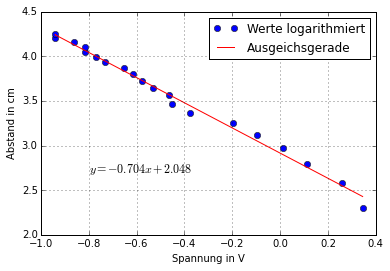

This chart was generated by the following Python code:
import os
import matplotlib.pyplot as plt
import numpy as np

path = os.getcwd()

for file in os.listdir(path):
    if "Xv1_data" in file:
        tmp = np.genfromtxt(file,delimiter=",") 
        y = tmp[:,0] #y-Achse = abstand in cm
        x = tmp[:,1] #x-Achse = Spannung in V

xl = []
yl = []

for current in x:
    xl.append(np.log(current))
    
for current in y:
    yl.append(np.log(current))

xlnp = np.array(xl)
A = np.vstack([xlnp, np.ones(len(x))]).T
m, c = np.linalg.lstsq(A, yl)[0]
print(m,c)
#Lineare regression
plt.plot(xlnp, yl, 'bo', label="Werte logarithmiert")
plt.plot(xlnp, m * xlnp + c, 'r', label='Ausgeichsgerade')
plt.legend()
plt.ylabel("Abstand in cm")
plt.xlabel("Spannung in V")
plt.text(-0.8, 2.7, r'$y={-0.704} x + {2.048}$', fontsize=12)
plt.grid(True)
plt.show()
